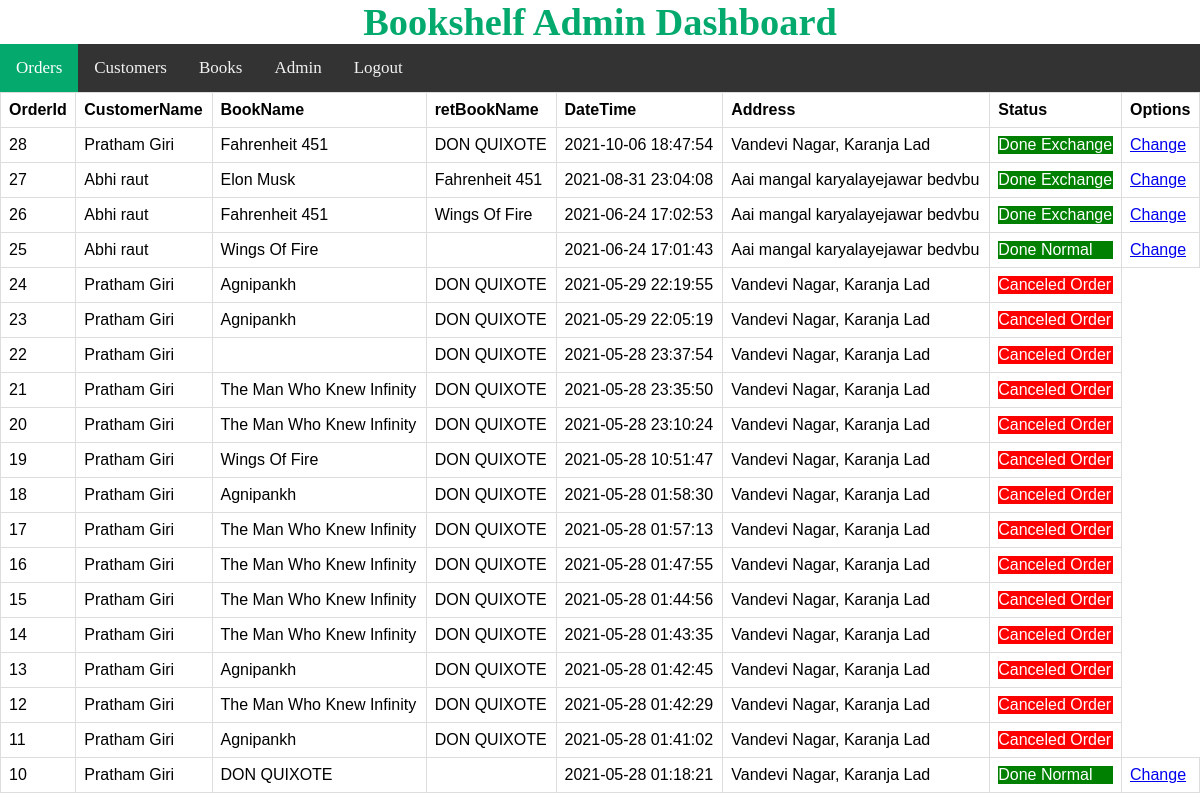
Screenshot of /admin/index.php (signed in) with the database file from the repository.
### tables this page shows
CREATE TABLE `orders` (
  `orderId` int(11) NOT NULL,
  `customerId` int(11) NOT NULL,
  `retBookId` int(11) DEFAULT NULL,
  `bookId` int(11) DEFAULT NULL,
  `orderDateTime` datetime NOT NULL,
  `orderStatus` int(1) NOT NULL DEFAULT '0'
);

CREATE TABLE `staticcustomerinfo` (
  `customerId` int(11) NOT NULL,
  `customerName` varchar(256) NOT NULL,
  `mobile` varchar(256) NOT NULL,
  `email` varchar(256) NOT NULL,
  `password` varchar(256) NOT NULL,
  `cityId` int(11) NOT NULL,
  `address` varchar(256) NOT NULL
);

CREATE TABLE `staticbookinfo` (
  `bookId` int(11) NOT NULL,
  `bookName` varchar(256) NOT NULL,
  `bookAuthor` varchar(256) NOT NULL,
  `bookLanguage` varchar(256) NOT NULL,
  `bookType` varchar(256) NOT NULL,
  `numOfPages` int(11) NOT NULL,
  `mrp` int(11) NOT NULL,
  `rep` int(11) NOT NULL,
  `img` varchar(100) NOT NULL,
  `readDays` int(11) NOT NULL DEFAULT '7',
  `contriBy` int(11) NOT NULL,
  `discription` longtext NOT NULL
);

### admin/index.php (the view, shortened to what this page needs)
<?php
include 'backend/session_check.php';
$sql = "SELECT
            o.orderId,
            o.bookId,
            o.retBookId,
            sc.customerId,
            sc.customerName,
            sc.address,
            o.orderDateTime,
            o.orderStatus
        FROM orders AS o
        JOIN staticcustomerinfo AS sc
            ON sc.customerId = o.customerId
        ORDER BY orderId DESC";
$res = mysqli_query($conn, $sql);
?>
<!DOCTYPE html>
<html lang="en">
<head>
    <link rel="stylesheet" href="css/admin_style.css">
    <link rel="stylesheet" href="https://cdnjs.cloudflare.com/ajax/libs/font-awesome/4.7.0/css/font-awesome.min.css">
</head>
<body>
    <div class="logo">
        <h1>Bookshelf Admin Dashboard</h1>
    </div>
    <div class="topnav" id="myTopnav" class="sticky">
        <a href="index.php" class="active">Orders</a>
        <a href="customers.php">Customers</a>
        <a href="books.php">Books</a>
        <a href="admin.php">Admin</a>
        <a href="backend/logout.php">Logout</a>
    </div>
    <div>
        <table>
            <tr>
                <th>OrderId</th>
                <th>CustomerName</th>
                <th>BookName</th>
                <th>retBookName</th>
                <th>DateTime</th>
                <th>Address</th>
                <th>Status</th>
                <th>Options</th>
            </tr>
            <?php
            if (mysqli_num_rows($res) > 0) {
                 while ($row = mysqli_fetch_assoc($res)) {
                    $orderid = $row['orderId'];
                     $bookid = $row['bookId'];
                     $retbookid = $row['retBookId'];
                    $tableinfosql = "SELECT sb.bookName FROM staticbookinfo AS sb WHERE bookId='$bookid'";
                    $tableinfores = mysqli_query($conn, $tableinfosql);
                    $tableinforow = mysqli_fetch_assoc($tableinfores);
                    $tableinfosql1 = "SELECT sb2.bookName FROM staticbookinfo AS sb2 WHERE bookId='$retbookid'";
                    $tableinfores1 = mysqli_query($conn, $tableinfosql1);
                    $tableinforow1 = mysqli_fetch_assoc($tableinfores1);
            ?>
            <tr>
                <td><?php echo $orderid; ?></td>
                <td><?php echo base64_decode($row['customerName']); ?></td>
                <td><?php echo $tableinforow['bookName']; ?></td>
                <td><?php echo $tableinforow1['bookName']; ?></td>
                <td><?php echo $row['orderDateTime']; ?></td>
                <td><?php echo base64_decode($row['address']); ?></td>
                <td><?php if($row['orderStatus'] == 0){
                    echo "<p style='background-color:orange;color:white;'>Pending Normal</p>";
                    ?>
                </td>
                <td>
                    <a href="?id=<?php echo $row['orderId']; ?>&type=changeto3">Change</a>
                </td>
                <?php }elseif ($row['orderStatus'] == 3){
                    echo "<p style='background-color:green;color:white;'>Done Normal</p>";
                ?>
                </td>
                <td>
                    <a href="?id=<?php echo $row['orderId']; ?>&type=changeto0">Change</a>
                </td>
                <?php }elseif ($row['orderStatus'] == 5){
                    echo "<p style='background-color:green;color:white;'>Done Exchange</p>";
                ?>
                </td>
                <td>
                    <a href="?id=<?php echo $row['orderId']; ?>&type=changeto2">Change</a>
                </td>
                <?php }elseif ($row['orderStatus'] == 6){
                    echo "<p style='background-color:red;color:white;'>Canceled Order</p>";
                ?>
                </td>
                <?php } } } ?>
            </tr>
        </table>
    </div>
</body>
</html>

### admin/css/admin_style.css (style rules this page uses)
* { padding: 0; margin: 0; }
.logo { text-align: center; color: #04AA6D; font-size: larger; }
.topnav { background-color: #333; overflow: hidden; }
.topnav a { float: left; display: block; color: #f2f2f2; text-align: center; padding: 14px 16px; text-decoration: none; font-size: 17px; }
.topnav a.active { background-color: #04AA6D; color: white; }
table { font-family: arial, sans-serif; border-collapse: collapse; width: 100%; }
td, th { border: 1px solid #dddddd; text-align: left; padding: 8px; }

### rows the page displays
orders: orderId "28", staticcustomerinfo.customerName "Pratham Giri", bookId.bookName "Fahrenheit 451", staticbookinfo.bookName "DON QUIXOTE", orderDateTime "2021-10-06 18:47:54", staticcustomerinfo.address "Vandevi Nagar, Karanja Lad"
orders: orderId "27", staticcustomerinfo.customerName "Abhi raut", bookId.bookName "Elon Musk", staticbookinfo.bookName "Fahrenheit 451", orderDateTime "2021-08-31 23:04:08", staticcustomerinfo.address "Aai mangal karyalayejawar bedvbu"
orders: orderId "26", staticcustomerinfo.customerName "Abhi raut", bookId.bookName "Fahrenheit 451", staticbookinfo.bookName "Wings Of Fire", orderDateTime "2021-06-24 17:02:53", staticcustomerinfo.address "Aai mangal karyalayejawar bedvbu"
orders: orderId "25", staticcustomerinfo.customerName "Abhi raut", bookId.bookName "Wings Of Fire", orderDateTime "2021-06-24 17:01:43", staticcustomerinfo.address "Aai mangal karyalayejawar bedvbu"
orders: orderId "24", staticcustomerinfo.customerName "Pratham Giri", bookId.bookName "Agnipankh", staticbookinfo.bookName "DON QUIXOTE", orderDateTime "2021-05-29 22:19:55", staticcustomerinfo.address "Vandevi Nagar, Karanja Lad", orderStatus "Canceled Order"
orders: orderId "23", staticcustomerinfo.customerName "Pratham Giri", bookId.bookName "Agnipankh", staticbookinfo.bookName "DON QUIXOTE", orderDateTime "2021-05-29 22:05:19", staticcustomerinfo.address "Vandevi Nagar, Karanja Lad", orderStatus "Canceled Order"
orders: orderId "22", staticcustomerinfo.customerName "Pratham Giri", staticbookinfo.bookName "DON QUIXOTE", orderDateTime "2021-05-28 23:37:54", staticcustomerinfo.address "Vandevi Nagar, Karanja Lad", orderStatus "Canceled Order"
orders: orderId "21", staticcustomerinfo.customerName "Pratham Giri", bookId.bookName "The Man Who Knew Infinity", staticbookinfo.bookName "DON QUIXOTE", orderDateTime "2021-05-28 23:35:50", staticcustomerinfo.address "Vandevi Nagar, Karanja Lad", orderStatus "Canceled Order"
orders: orderId "20", staticcustomerinfo.customerName "Pratham Giri", bookId.bookName "The Man Who Knew Infinity", staticbookinfo.bookName "DON QUIXOTE", orderDateTime "2021-05-28 23:10:24", staticcustomerinfo.address "Vandevi Nagar, Karanja Lad", orderStatus "Canceled Order"
orders: orderId "19", staticcustomerinfo.customerName "Pratham Giri", bookId.bookName "Wings Of Fire", staticbookinfo.bookName "DON QUIXOTE", orderDateTime "2021-05-28 10:51:47", staticcustomerinfo.address "Vandevi Nagar, Karanja Lad", orderStatus "Canceled Order"
orders: orderId "18", staticcustomerinfo.customerName "Pratham Giri", bookId.bookName "Agnipankh", staticbookinfo.bookName "DON QUIXOTE", orderDateTime "2021-05-28 01:58:30", staticcustomerinfo.address "Vandevi Nagar, Karanja Lad", orderStatus "Canceled Order"
orders: orderId "17", staticcustomerinfo.customerName "Pratham Giri", bookId.bookName "The Man Who Knew Infinity", staticbookinfo.bookName "DON QUIXOTE", orderDateTime "2021-05-28 01:57:13", staticcustomerinfo.address "Vandevi Nagar, Karanja Lad", orderStatus "Canceled Order"
orders: orderId "16", staticcustomerinfo.customerName "Pratham Giri", bookId.bookName "The Man Who Knew Infinity", staticbookinfo.bookName "DON QUIXOTE", orderDateTime "2021-05-28 01:47:55", staticcustomerinfo.address "Vandevi Nagar, Karanja Lad", orderStatus "Canceled Order"
orders: orderId "15", staticcustomerinfo.customerName "Pratham Giri", bookId.bookName "The Man Who Knew Infinity", staticbookinfo.bookName "DON QUIXOTE", orderDateTime "2021-05-28 01:44:56", staticcustomerinfo.address "Vandevi Nagar, Karanja Lad", orderStatus "Canceled Order"
orders: orderId "14", staticcustomerinfo.customerName "Pratham Giri", bookId.bookName "The Man Who Knew Infinity", staticbookinfo.bookName "DON QUIXOTE", orderDateTime "2021-05-28 01:43:35", staticcustomerinfo.address "Vandevi Nagar, Karanja Lad", orderStatus "Canceled Order"
orders: orderId "13", staticcustomerinfo.customerName "Pratham Giri", bookId.bookName "Agnipankh", staticbookinfo.bookName "DON QUIXOTE", orderDateTime "2021-05-28 01:42:45", staticcustomerinfo.address "Vandevi Nagar, Karanja Lad", orderStatus "Canceled Order"
orders: orderId "12", staticcustomerinfo.customerName "Pratham Giri", bookId.bookName "The Man Who Knew Infinity", staticbookinfo.bookName "DON QUIXOTE", orderDateTime "2021-05-28 01:42:29", staticcustomerinfo.address "Vandevi Nagar, Karanja Lad", orderStatus "Canceled Order"
orders: orderId "11", staticcustomerinfo.customerName "Pratham Giri", bookId.bookName "Agnipankh", staticbookinfo.bookName "DON QUIXOTE", orderDateTime "2021-05-28 01:41:02", staticcustomerinfo.address "Vandevi Nagar, Karanja Lad", orderStatus "Canceled Order"
orders: orderId "10", staticcustomerinfo.customerName "Pratham Giri", bookId.bookName "DON QUIXOTE", orderDateTime "2021-05-28 01:18:21", staticcustomerinfo.address "Vandevi Nagar, Karanja Lad"
